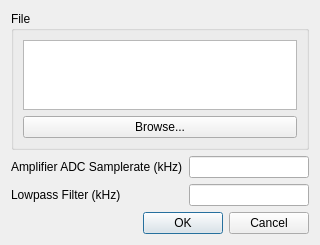
<?xml version="1.0" encoding="UTF-8"?>
<ui version="4.0">
 <class>LoadFileDialog</class>
 <widget class="QDialog" name="LoadFileDialog">
  <property name="geometry">
   <rect>
    <x>0</x>
    <y>0</y>
    <width>320</width>
    <height>240</height>
   </rect>
  </property>
  <property name="windowTitle">
   <string>Load File</string>
  </property>
  <layout class="QVBoxLayout" name="verticalLayout">
   <item>
    <widget class="QGroupBox" name="groupBox">
     <property name="title">
      <string>File</string>
     </property>
     <layout class="QVBoxLayout" name="verticalLayout_3">
      <item>
       <widget class="QPlainTextEdit" name="plainTextEdit_DataFilePath"/>
      </item>
      <item>
       <widget class="QPushButton" name="pushButton_Browse">
        <property name="text">
         <string>Browse...</string>
        </property>
       </widget>
      </item>
     </layout>
    </widget>
   </item>
   <item>
    <layout class="QGridLayout" name="gridLayout">
     <item row="0" column="0">
      <widget class="QLabel" name="label">
       <property name="text">
        <string>Amplifier ADC Samplerate (kHz)</string>
       </property>
      </widget>
     </item>
     <item row="1" column="0">
      <widget class="QLabel" name="label_2">
       <property name="text">
        <string>Lowpass Filter (kHz)</string>
       </property>
      </widget>
     </item>
     <item row="0" column="1">
      <widget class="QLineEdit" name="lineEdit_ADC_Samplerate"/>
     </item>
     <item row="1" column="1">
      <widget class="QLineEdit" name="lineEdit_LPFilter"/>
     </item>
    </layout>
   </item>
   <item>
    <widget class="QDialogButtonBox" name="buttonBox">
     <property name="orientation">
      <enum>Qt::Horizontal</enum>
     </property>
     <property name="standardButtons">
      <set>QDialogButtonBox::Cancel|QDialogButtonBox::Ok</set>
     </property>
    </widget>
   </item>
  </layout>
 </widget>
 <resources/>
 <connections>
  <connection>
   <sender>buttonBox</sender>
   <signal>accepted()</signal>
   <receiver>LoadFileDialog</receiver>
   <slot>accept()</slot>
   <hints>
    <hint type="sourcelabel">
     <x>248</x>
     <y>254</y>
    </hint>
    <hint type="destinationlabel">
     <x>157</x>
     <y>274</y>
    </hint>
   </hints>
  </connection>
  <connection>
   <sender>buttonBox</sender>
   <signal>rejected()</signal>
   <receiver>LoadFileDialog</receiver>
   <slot>reject()</slot>
   <hints>
    <hint type="sourcelabel">
     <x>316</x>
     <y>260</y>
    </hint>
    <hint type="destinationlabel">
     <x>286</x>
     <y>274</y>
    </hint>
   </hints>
  </connection>
 </connections>
</ui>
